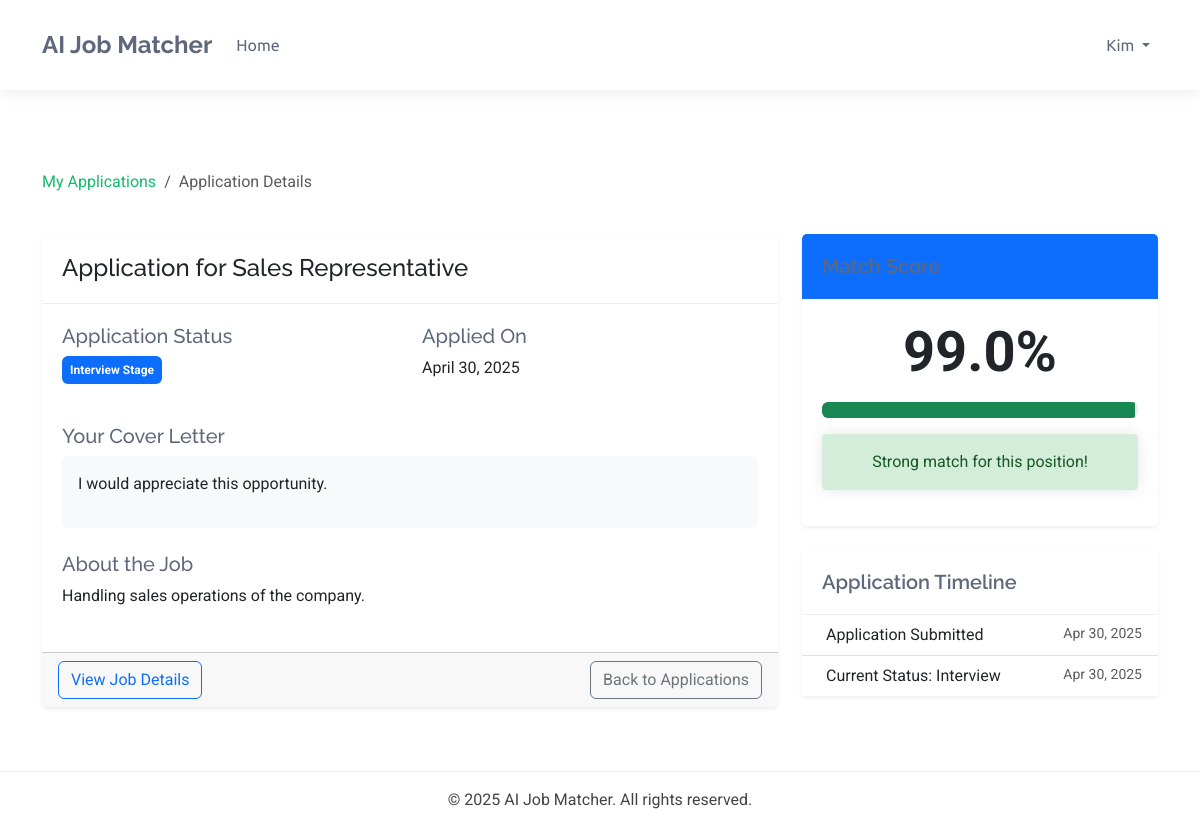
The page /candidate/applications/22/ (signed in) on the database its author committed.
### accounts/models.py (models this page shows, shortened)
class TrackingModel(models.Model):
    created_at = models.DateTimeField(auto_now_add=True)
    updated_at = models.DateTimeField(auto_now=True)
    class Meta:
        abstract = True
        ordering = ["-created_at"]

class User(AbstractBaseUser, TrackingModel):
    username_validator = UnicodeUsernameValidator()
    Role_choices = (
        ("Administrator", "Administrator"),
        ("Recruiter", "Recruiter"),
        ("Candidate", "Candidate")
    )
    Gender_choices = (
        ("Male", "Male"),
        ("Female", "Female"),
        ("Other", "Other")
    )
    username = models.CharField(
        _('username'),
        max_length=150,
        unique=True,
        validators=[username_validator],
        error_messages={
            'unique':_("A user with that username already exists."),
        },
    )
    phoneNumberRegex = RegexValidator(regex=r"^\+?1?\d{8,15}$")
    full_name = models.CharField(_('full name'),max_length=200)
    email = models.EmailField(_('email'), unique=True, error_messages={
        'unique': ('A user with email already exists.'),
    })
    gender = models.CharField(_("gender"), max_length=10, choices=Gender_choices)
    phone = PhoneNumberField(
        _('phone number'), unique=True,validators=[phoneNumberRegex],
        blank=True, null=True, max_length=27)
    country = models.CharField(_("country"), max_length=50,
                              blank=True, null=True)
    city = models.CharField(_("city"), max_length=50,
                              blank=True, null=True)
    role = models.CharField(_('Role'), max_length=17, choices=Role_choices, default="Client")
    is_active = models.BooleanField(_('active'), default=True)
    is_admin = models.BooleanField(_('admin'), default=False)
    is_staff = models.BooleanField(_("staff"), default=False)
    timestamp = models.DateTimeField(_("timestamp"), auto_now_add=True)
    objects = CustomManager()
    USERNAME_FIELD = 'email'
    REQUIRED_FIELDS = ['username',]
    @property
    def staff(self):
        return self.staff
    @property
    def active(self):
        return self.active
    @property
    def admin(self):
        return self.admin

### dashboards/models.py (models this page shows, shortened)
class BaseModel(models.Model):
    created_at = models.DateTimeField(auto_now_add=True)
    updated_at = models.DateTimeField(auto_now=True)
    class Meta:
        abstract = True

class JobApplication(BaseModel):
    STATUS_CHOICES = (
        ('pending', 'Pending'),
        ('reviewing', 'Reviewing'),
        ('shortlisted', 'Shortlisted'),
        ('rejected', 'Rejected'),
        ('interview', 'Interview'),
        ('offer', 'Offer Extended'),
        ('hired', 'Hired'),
        ('declined', 'Declined'),
    )
    job = models.ForeignKey(JobPosting, on_delete=models.CASCADE, related_name='applications')
    candidate = models.ForeignKey(Candidate, on_delete=models.CASCADE, related_name='applications')
    resume = models.ForeignKey(Resume, on_delete=models.CASCADE, related_name='applications', null=True, blank=True)
    cover_letter = models.TextField(_('cover letter'), blank=True, null=True)
    status = models.CharField(_('status'), max_length=20, choices=STATUS_CHOICES, default='pending')
    match_score = models.FloatField(_('match score'), validators=[MinValueValidator(0), MaxValueValidator(100)], default=0)
    recruiter_notes = models.TextField(_('recruiter notes'), blank=True, null=True)
    class Meta:
        ordering = ['-match_score', '-created_at']
        verbose_name = _('Job Application')
        verbose_name_plural = _('Job Applications')

class JobPosting(BaseModel):
    STATUS_CHOICES = (
        ('active', 'Active'),
        ('filled', 'Filled'),
        ('expired', 'Expired'),
        ('draft', 'Draft'),
    )
    recruiter = models.ForeignKey(Recruiter, on_delete=models.CASCADE, related_name='job_postings')
    title = models.CharField(_('job title'), max_length=255)
    company_name = models.CharField(_('company name'), max_length=255)
    category = models.CharField(_('job category'), max_length=100)
    description = models.TextField(_('job description'))
    requirements = models.TextField(_('job requirements'))
    responsibilities = models.TextField(_('responsibilities'))
    location = models.CharField(_('location'), max_length=255)
    salary_min = models.DecimalField(_('minimum salary'), max_digits=12, decimal_places=2, null=True, blank=True)
    salary_max = models.DecimalField(_('maximum salary'), max_digits=12, decimal_places=2, null=True, blank=True)
    experience_required = models.PositiveIntegerField(_('experience required (years)'), default=0)
    education_level = models.CharField(_('education level'), max_length=100)
    employment_type = models.CharField(_('employment type'), max_length=50)
    status = models.CharField(_('status'), max_length=20, choices=STATUS_CHOICES, default='active')
    expiry_date = models.DateField(_('expiry date'), default=timezone.now)
    skills_required = models.TextField(_('skills required'))
    embedding_vector = models.BinaryField(_('job embedding vector'), null=True, blank=True)
    class Meta:
        ordering = ['-created_at']
        verbose_name = _('Job Posting')
        verbose_name_plural = _('Job Postings')

### candidate/views.py (the view)
# urls.py: path('applications/<int:application_id>/', views.application_detail, name='application_detail'),
@login_required
@user_passes_test(is_candidate)
def application_detail(request, application_id):
    try:
        candidate = request.user.candidate
    except Candidate.DoesNotExist:
        messages.error(request, "Candidate profile not found")
        return redirect('accounts:profile')
    application = get_object_or_404(
        JobApplication,
        id=application_id,
        candidate=candidate
    )
    context = {
        'application': application,
    }
    return render(request, 'candidate/application_detail.html', context)

### candidate/views.py (called while the page is built)
def is_candidate(user):
    return user.is_authenticated and user.role == 'Candidate'

### templates/candidate/application_detail.html (shortened to what this page needs)
{% extends "candidate/base.html" %}
{% load static %}
{% block content %}
<div class="container mt-4">
    <div class="row mb-4">
        <div class="col-12">
            <nav aria-label="breadcrumb">
                <ol class="breadcrumb">
                    <li class="breadcrumb-item"><a href="{% url 'candidate:application_list' %}">My Applications</a></li>
                    <li class="breadcrumb-item active" aria-current="page">Application Details</li>
                </ol>
            </nav>
        </div>
    </div>
    <div class="row">
        <div class="col-md-8">
            <div class="card shadow-sm mb-4">
                <div class="card-header">
                    <h2 class="h4 mb-0">Application for {{ application.job.title }}</h2>
                </div>
                <div class="card-body">
                    <div class="row mb-4">
                        <div class="col-sm-6">
                            <h5>Application Status</h5>
                            <div class="mb-3">
                                {% if application.status == 'pending' %}
                                    <span class="badge bg-warning p-2">Pending Review</span>
                                {% elif application.status == 'reviewed' %}
                                    <span class="badge bg-info p-2">Reviewed</span>
                                {% elif application.status == 'interview' %}
                                    <span class="badge bg-primary p-2">Interview Stage</span>
                                {% elif application.status == 'accepted' %}
                                    <span class="badge bg-success p-2">Accepted</span>
                                {% elif application.status == 'rejected' %}
                                    <span class="badge bg-danger p-2">Rejected</span>
                                {% else %}
                                    <span class="badge bg-secondary p-2">{{ application.status }}</span>
                                {% endif %}
                            </div>
                        </div>
                        <div class="col-sm-6">
                            <h5>Applied On</h5>
                            <p>{{ application.created_at|date:"F j, Y" }}</p>
                        </div>
                    </div>
                    <h5>Your Cover Letter</h5>
                    <div class="mb-4 p-3 bg-light rounded">
                        {{ application.cover_letter|linebreaks }}
                    </div>
                    <h5>About the Job</h5>
                    <div class="mb-4">
                        {{ application.job.description|linebreaks }}
                    </div>
                </div>
                <div class="card-footer">
                    <div class="d-flex justify-content-between align-items-center">
                        <a href="{% url 'candidate:job_detail' application.job.id %}" class="btn btn-outline-primary">
                             View Job Details
                        </a>
                        <a href="{% url 'candidate:application_list' %}" class="btn btn-outline-secondary">
                             Back to Applications
                        </a>
                    </div>
                </div>
            </div>
        </div>
        <div class="col-md-4">
            {% if application.match_score %}
            <div class="card shadow-sm mb-4">
                <div class="card-header bg-primary text-white">
                    <h5 class="mb-0">Match Score</h5>
                </div>
                <div class="card-body text-center">
                    <div class="display-4 fw-bold mb-3">{{ application.match_score }}%</div>
                    <div class="progress mb-3">
                        <div class="progress-bar bg-success" role="progressbar"
                             style="width: {{ application.match_score }}%"
                             aria-valuenow="{{ application.match_score }}"
                             aria-valuemin="0"
                             aria-valuemax="100"></div>
                    </div>
                    {% if application.match_score >= 80 %}
                    <div class="alert alert-success">
                        Strong match for this position!
                    </div>
                    {% elif application.match_score >= 60 %}
                    <div class="alert alert-info">
                        Good match for this position.
                    </div>
                    {% else %}
                    <div class="alert alert-warning">
                        Your profile could use some improvements to better match this job.
                    </div>
                    {% endif %}
                </div>
            </div>
            {% endif %}
            <div class="card shadow-sm mb-4">
                <div class="card-header">
                    <h5 class="mb-0">Application Timeline</h5>
                </div>
                <div class="card-body p-0">
                    <ul class="list-group list-group-flush">
                        <li class="list-group-item">
                            <div class="d-flex justify-content-between">
                                <div>
                                    Application Submitted
                                </div>
                                <small class="text-muted">{{ application.created_at|date:"M d, Y" }}</small>
                            </div>
                        </li>
                        <li class="list-group-item">
                            <div class="d-flex justify-content-between">
                                <div>
                                    Current Status: {{ application.status|title }}
                                </div>
                                <small class="text-muted">{{ application.updated_at|date:"M d, Y" }}</small>
                            </div>
                        </li>
                    </ul>
                </div>
            </div>
        </div>
    </div>
</div>
{% endblock %}

### templates/candidate/base.html (shortened to what this page needs)
{%load static%}
<!DOCTYPE html>
<html lang="en">
<head>
    <link href="https://cdn.jsdelivr.net/npm/bootstrap@5.3.0-alpha1/dist/css/bootstrap.min.css" rel="stylesheet">
</head>
<body>
    <nav class="navbar navbar-expand-lg">
        <div class="container">
            <a class="navbar-brand" href="/">AI Job Matcher</a>
            <div class="collapse navbar-collapse" id="navbarNav">
                <ul class="navbar-nav me-auto">
                    <li class="nav-item">
                        <a class="nav-link" href="{% url 'accounts:home' %}">Home</a>
                    </li>
                </ul>
                <ul class="navbar-nav">
                    {% if user.is_authenticated %}
                        <li class="nav-item dropdown">
                            <a class="nav-link dropdown-toggle" href="#" id="navbarDropdown" role="button" data-bs-toggle="dropdown" aria-expanded="false">
                                {{ user.username }}
                            </a>
                        </li>
                    {% endif %}
                </ul>
            </div>
        </div>
    </nav>
    <div class="container main-content">
        {% block content %}{% endblock %}
    </div>
    <footer class="text-center py-3">
        <div class="container">
            <p class="mb-0">&copy; {% now "Y" %} AI Job Matcher. All rights reserved.</p>
        </div>
    </footer>
</body>
</html>

### templates/candidate/base.html (style rules this page uses)
:root { --default-font: "Roboto", system-ui, -apple-system, "Segoe UI", Roboto, "Helvetica Neue", Arial, "Noto Sans", "Liberation Sans", sans-serif; --heading-font: "Raleway", sans-serif; --nav-font: "Ubuntu", sans-serif; --background-color: #ffffff; --default-color: #444444; --heading-color: #5f687b; --accent-color: #10bc69; --surface-color: #ffffff; --contrast-color: #ffffff; --nav-color: #5f687b; --nav-hover-color: #10bc69; --nav-mobile-background-color: #ffffff; --nav-dropdown-background-color: #ffffff; --nav-dropdown-color: #5f687b; --nav-dropdown-hover-color: #10bc69; }
body { color: var(--default-color); background-color: var(--background-color); font-family: var(--default-font); }
h1, h2, h3, h4, h5, h6 { color: var(--heading-color); font-family: var(--heading-font); }
a { color: var(--accent-color); text-decoration: none; transition: 0.3s; }
.navbar { padding: 15px 0; transition: all 0.5s; background-color: var(--background-color) !important; box-shadow: 0px 0 18px rgba(0, 0, 0, 0.1); }
.navbar-brand { font-family: var(--heading-font); font-weight: 700; font-size: 24px; color: var(--heading-color) !important; }
.navbar-nav .nav-link { font-family: var(--nav-font); color: var(--nav-color) !important; font-weight: 400; padding: 18px 15px; transition: 0.3s; }
.alert { border-radius: 4px; border: none; box-shadow: 0px 0px 15px rgba(0, 0, 0, 0.1); }
.alert-success { background-color: #d4edda; color: #155724; }
.main-content { min-height: calc(100vh - 180px); padding: 40px 0; }
.card { border: none; border-radius: 5px; background-color: var(--surface-color); box-shadow: 0px 0px 20px rgba(0, 0, 0, 0.1); transition: all 0.3s; margin-bottom: 20px; }
.card-header { background-color: transparent; border-bottom: 1px solid rgba(95, 104, 123, 0.1); padding: 20px; }
.card-header h4, .card-header h5 { margin-bottom: 0; font-weight: 600; }
.card-body { padding: 20px; }
footer { background-color: var(--background-color) !important; border-top: 1px solid rgba(95, 104, 123, 0.1); color: var(--default-color) !important; padding: 25px 0; }

### rows shown on the page
User: username "Kim"
JobApplication: job "Sales Representative", created_at "April 30, 2025", cover_letter "I would appreciate this opportunity.", job.description "Handling sales operations of the company.", match_score "99.0", created_at "Apr 30, 2025", status "Interview", updated_at "Apr 30, 2025"
